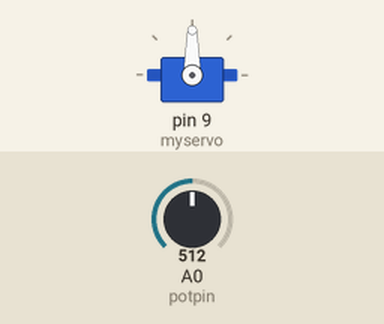
Bench run of a sketch on a simulated Arduino Uno, built with avr-gcc and run on an emulated ATmega328P. Parts: servo. The test bench sets the inputs (shaded band); at power-on: A0 (potpin) = 512.

Above: at 1.2 s.
1.3 s: A0 (potpin) set to 716
At 1.7 s:
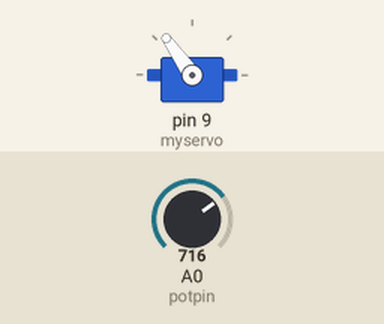
2.8 s: A0 (potpin) set to 900
At 3.8 s:
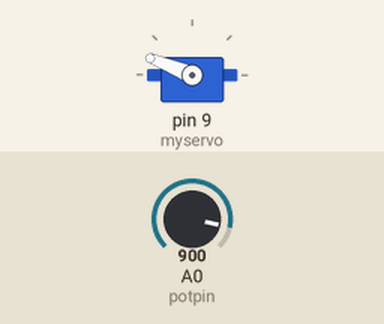
4.3 s: A0 (potpin) set to 1023
At 5.2 s:
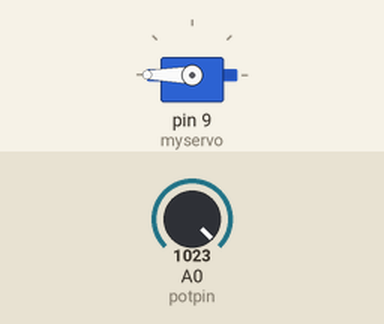
5.8 s: A0 (potpin) set to 306
At 6.1 s:
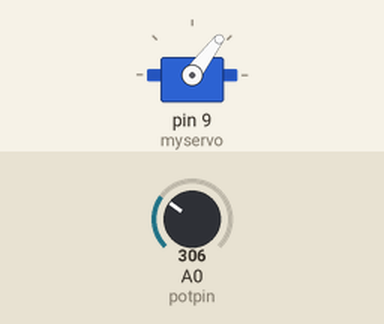
7.3 s: A0 (potpin) set to 122
At 8.7 s:
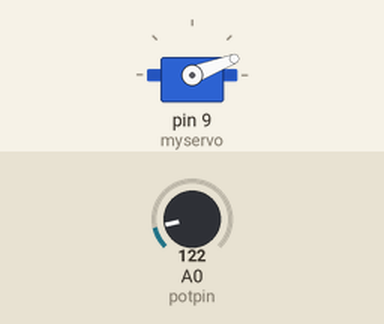
Timing chart, 0 to 9.8 s (numbered marks = the images above; inputs shaded):
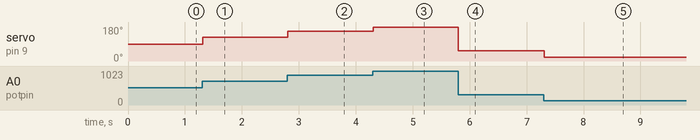

Measured:
- after the input at 1.3 s, servo on pin 9 (myservo): 90° → 125° at once
- after the input at 2.8 s, servo on pin 9 (myservo): 125° → 158° at once
- after the input at 4.3 s, servo on pin 9 (myservo): 158° → 180° at once
- after the input at 5.8 s, servo on pin 9 (myservo): 180° → 53° at once
- after the input at 7.3 s, servo on pin 9 (myservo): 53° → 21° at once

The sketch:

Knob.ino
```cpp
/*
 Controlling a servo position using a potentiometer (variable resistor)
 by Michal Rinott <http://people.interaction-ivrea.it/m.rinott>

 modified on 8 Nov 2013
 by Scott Fitzgerald
 http://www.arduino.cc/en/Tutorial/Knob
*/

#include <Servo.h>

Servo myservo;  // create servo object to control a servo

int potpin = A0;  // analog pin used to connect the potentiometer
int val;    // variable to read the value from the analog pin

void setup() {
  myservo.attach(9);  // attaches the servo on pin 9 to the servo object
  pinMode(potpin, INPUT);
}

void loop() {
  val = analogRead(potpin);            // reads the value of the potentiometer (value between 0 and 1023)
  val = map(val, 0, 1023, 0, 180);     // scale it for use with the servo (value between 0 and 180)
  myservo.write(val);                  // sets the servo position according to the scaled value
  delay(15);                           // waits for the servo to get there
}
```
